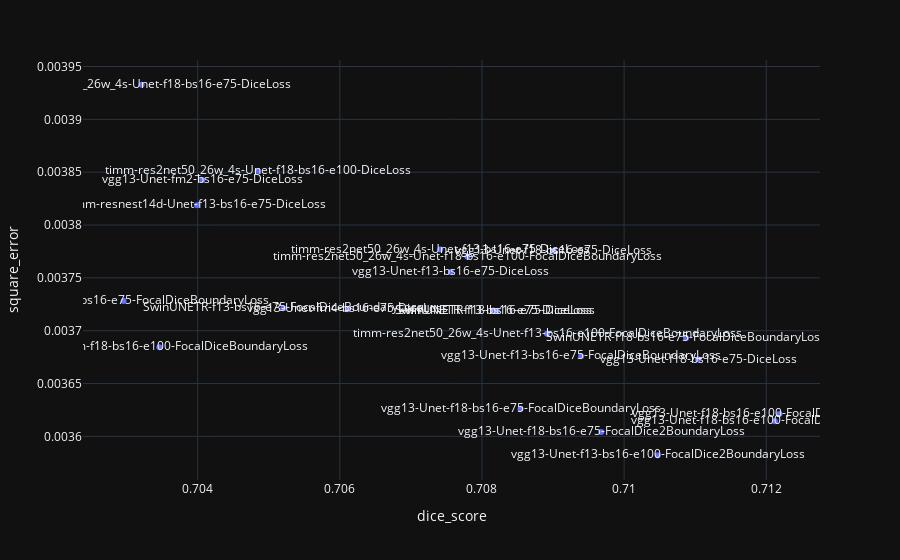

Here is the notebook cell this chart was saved with:
### Code cell
# Create a scatterplot with plotly express
import plotly.express as px
fig = px.scatter(df, x="dice_score", y="square_error", text="name")
fig.show()

### Figure 1 — Plotly figure (JSON) as saved in the notebook; plotly's stock layout.template omitted (floating-point values rounded to 4 significant figures)
{"data": [{"hovertemplate": "dice_score=%{x}<br>square_error=%{y}<br>name=%{text}<extra></extra>", "legendgroup": "", "marker": {"color": "#636efa", "symbol": "circle"}, "mode": "markers+text", "name": "", "orientation": "v", "showlegend": false, "text": ["vgg13-Unet-f18-bs16-e100-FocalDice5BoundaryLoss", "vgg13-Unet-f18-bs16-e100-FocalDiceBoundaryLoss", "vgg13-Unet-f18-bs16-e75-DiceLoss", "SwinUNETR-f18-bs16-e75-FocalDiceBoundaryLoss", "vgg13-Unet-f13-bs16-e100-FocalDice2BoundaryLoss", "vgg13-Unet-f18-bs16-e75-FocalDice2BoundaryLoss", "vgg13-Unet-f13-bs16-e75-FocalDiceBoundaryLoss", "vgg13-Unet-f18-bs16-e75-DiceLoss", "timm-res2net50_26w_4s-Unet-f13-bs16-e100-FocalDiceBoundaryLoss", "vgg13-Unet-f18-bs16-e75-FocalDiceBoundaryLoss", "SwinUNETR-f18-bs16-e75-DiceLoss", "SwinUNETR-f13-bs16-e75-DiceLoss", "timm-res2net50_26w_4s-Unet-f18-bs16-e100-FocalDiceBoundaryLoss", "vgg13-Unet-f13-bs16-e75-DiceLoss", "timm-res2net50_26w_4s-Unet-f13-bs16-e75-DiceLoss", "vgg13-Unet-fm4-bs16-e75-DiceLoss", "SwinUNETR-f13-bs16-e75-FocalDiceBoundaryLoss", "timm-res2net50_26w_4s-Unet-f18-bs16-e100-DiceLoss", "vgg13-Unet-fm2-bs16-e75-DiceLoss", "timm-resnest14d-Unet-f13-bs16-e75-DiceLoss", "CustomTimm-f18-bs16-e100-FocalDiceBoundaryLoss", "timm-res2net50_26w_4s-Unet-f18-bs16-e75-DiceLoss", "CustomTimm-f18-bs16-e75-FocalDiceBoundaryLoss"], "x": [0.7122, 0.7121, 0.711, 0.7109, 0.7105, 0.7097, 0.7094, 0.709, 0.7089, 0.7085, 0.7082, 0.7082, 0.7078, 0.7076, 0.7074, 0.7061, 0.7052, 0.7048, 0.7041, 0.704, 0.7035, 0.7032, 0.703], "xaxis": "x", "y": [0.003621, 0.003614, 0.003673, 0.003693, 0.003582, 0.003604, 0.003676, 0.003776, 0.003697, 0.003626, 0.003719, 0.003719, 0.00377, 0.003755, 0.003777, 0.00372, 0.003721, 0.003851, 0.003843, 0.003819, 0.003684, 0.003933, 0.003728], "yaxis": "y", "type": "scatter"}], "layout": {"xaxis": {"anchor": "y", "domain": [0.0, 1.0], "title": {"text": "dice_score"}}, "yaxis": {"anchor": "x", "domain": [0.0, 1.0], "title": {"text": "square_error"}}, "legend": {"tracegroupgap": 0}, "margin": {"t": 60}}}
